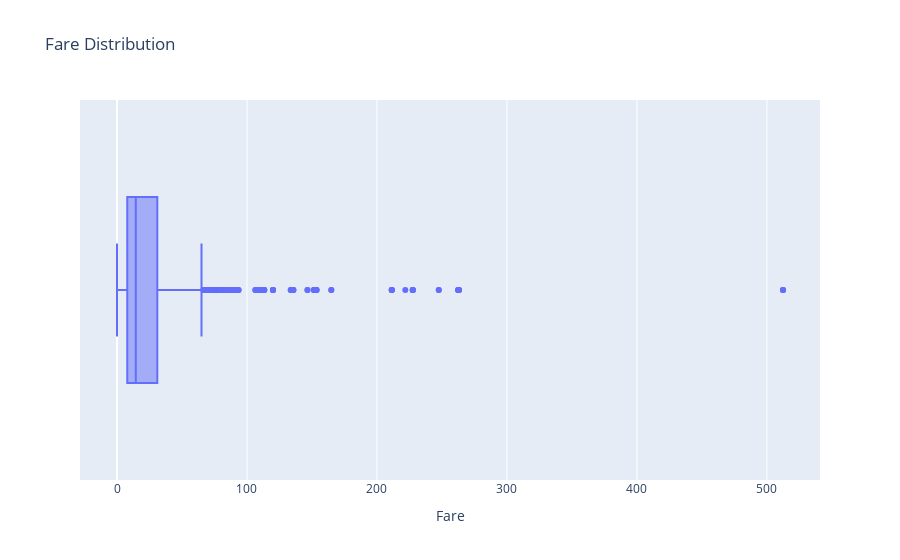

Notebook source saved alongside this figure:
### Code cell
#fare distribution
plt=px.box(df,x='Fare',title='Fare Distribution')
plt.show()

### Figure 1 — Plotly figure (JSON) as saved in the notebook; plotly's stock layout.template omitted (floating-point values rounded to 4 significant figures; data arrays with more than 128 entries replaced by an {"elided": "..."} marker saying what was removed)
{"data": [{"alignmentgroup": "True", "hovertemplate": "Fare=%{x}<extra></extra>", "legendgroup": "", "marker": {"color": "#636efa"}, "name": "", "notched": false, "offsetgroup": "", "orientation": "h", "showlegend": false, "type": "box", "x": {"elided": "891 float values"}, "x0": " ", "xaxis": "x", "y0": " ", "yaxis": "y"}], "layout": {"boxmode": "group", "legend": {"tracegroupgap": 0}, "title": {"text": "Fare Distribution"}, "xaxis": {"anchor": "y", "domain": [0, 1], "title": {"text": "Fare"}}, "yaxis": {"anchor": "x", "domain": [0, 1]}}}
